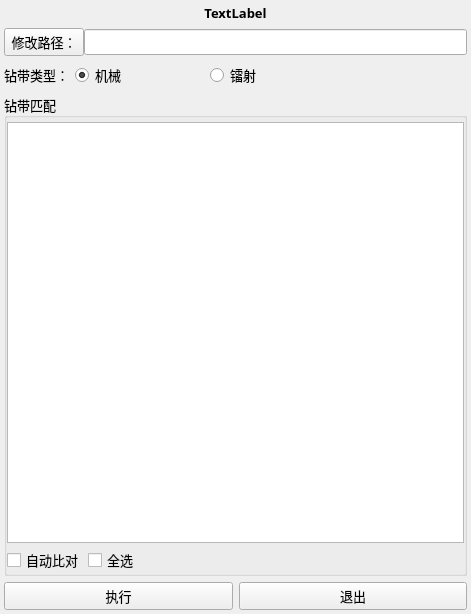
<?xml version="1.0" encoding="UTF-8"?>
<ui version="4.0">
 <class>Form</class>
 <widget class="QWidget" name="Form">
  <property name="geometry">
   <rect>
    <x>0</x>
    <y>0</y>
    <width>471</width>
    <height>614</height>
   </rect>
  </property>
  <property name="windowTitle">
   <string>钻带回读比对</string>
  </property>
  <layout class="QVBoxLayout" name="verticalLayout_2" stretch="0,0,0,1,0">
   <property name="spacing">
    <number>6</number>
   </property>
   <property name="leftMargin">
    <number>4</number>
   </property>
   <property name="topMargin">
    <number>4</number>
   </property>
   <property name="rightMargin">
    <number>4</number>
   </property>
   <property name="bottomMargin">
    <number>4</number>
   </property>
   <item>
    <widget class="QLabel" name="label_title">
     <property name="font">
      <font>
       <family>微软雅黑</family>
       <pointsize>10</pointsize>
       <weight>75</weight>
       <bold>true</bold>
      </font>
     </property>
     <property name="text">
      <string>TextLabel</string>
     </property>
     <property name="alignment">
      <set>Qt::AlignCenter</set>
     </property>
    </widget>
   </item>
   <item>
    <layout class="QHBoxLayout" name="horizontalLayout_2">
     <property name="spacing">
      <number>0</number>
     </property>
     <item>
      <widget class="QPushButton" name="pushButton_path">
       <property name="font">
        <font>
         <family>微软雅黑</family>
         <pointsize>10</pointsize>
        </font>
       </property>
       <property name="cursor">
        <cursorShape>PointingHandCursor</cursorShape>
       </property>
       <property name="text">
        <string>修改路径：</string>
       </property>
      </widget>
     </item>
     <item>
      <widget class="QLineEdit" name="lineEdit_path">
       <property name="font">
        <font>
         <family>微软雅黑</family>
         <pointsize>10</pointsize>
        </font>
       </property>
      </widget>
     </item>
    </layout>
   </item>
   <item>
    <layout class="QHBoxLayout" name="horizontalLayout_4">
     <item>
      <widget class="QLabel" name="label">
       <property name="font">
        <font>
         <family>微软雅黑</family>
         <pointsize>10</pointsize>
        </font>
       </property>
       <property name="text">
        <string>钻带类型：</string>
       </property>
      </widget>
     </item>
     <item>
      <layout class="QHBoxLayout" name="horizontalLayout_3" stretch="1,1,1">
       <item>
        <widget class="QRadioButton" name="radioButton_machinery">
         <property name="font">
          <font>
           <family>微软雅黑</family>
           <pointsize>10</pointsize>
          </font>
         </property>
         <property name="cursor">
          <cursorShape>PointingHandCursor</cursorShape>
         </property>
         <property name="text">
          <string>机械</string>
         </property>
         <property name="checked">
          <bool>true</bool>
         </property>
        </widget>
       </item>
       <item>
        <widget class="QRadioButton" name="radioButton_laser">
         <property name="font">
          <font>
           <family>微软雅黑</family>
           <pointsize>10</pointsize>
          </font>
         </property>
         <property name="cursor">
          <cursorShape>PointingHandCursor</cursorShape>
         </property>
         <property name="text">
          <string>镭射</string>
         </property>
        </widget>
       </item>
       <item>
        <spacer name="horizontalSpacer">
         <property name="orientation">
          <enum>Qt::Horizontal</enum>
         </property>
         <property name="sizeHint" stdset="0">
          <size>
           <width>40</width>
           <height>20</height>
          </size>
         </property>
        </spacer>
       </item>
      </layout>
     </item>
    </layout>
   </item>
   <item>
    <widget class="QGroupBox" name="groupBox">
     <property name="font">
      <font>
       <family>微软雅黑</family>
       <pointsize>10</pointsize>
      </font>
     </property>
     <property name="title">
      <string>钻带匹配</string>
     </property>
     <layout class="QVBoxLayout" name="verticalLayout">
      <property name="spacing">
       <number>4</number>
      </property>
      <property name="leftMargin">
       <number>0</number>
      </property>
      <property name="topMargin">
       <number>4</number>
      </property>
      <property name="rightMargin">
       <number>0</number>
      </property>
      <property name="bottomMargin">
       <number>0</number>
      </property>
      <item>
       <widget class="QTableWidget" name="tableWidget"/>
      </item>
      <item>
       <layout class="QHBoxLayout" name="horizontalLayout_5">
        <item>
         <widget class="QCheckBox" name="checkBox_auto_compare">
          <property name="cursor">
           <cursorShape>PointingHandCursor</cursorShape>
          </property>
          <property name="text">
           <string>自动比对</string>
          </property>
         </widget>
        </item>
        <item>
         <widget class="QCheckBox" name="checkBox_select_all">
          <property name="cursor">
           <cursorShape>PointingHandCursor</cursorShape>
          </property>
          <property name="text">
           <string>全选</string>
          </property>
         </widget>
        </item>
        <item>
         <spacer name="horizontalSpacer_2">
          <property name="orientation">
           <enum>Qt::Horizontal</enum>
          </property>
          <property name="sizeHint" stdset="0">
           <size>
            <width>40</width>
            <height>20</height>
           </size>
          </property>
         </spacer>
        </item>
       </layout>
      </item>
     </layout>
    </widget>
   </item>
   <item>
    <layout class="QHBoxLayout" name="horizontalLayout">
     <item>
      <widget class="QPushButton" name="pushButton_exec">
       <property name="minimumSize">
        <size>
         <width>0</width>
         <height>26</height>
        </size>
       </property>
       <property name="font">
        <font>
         <family>微软雅黑</family>
         <pointsize>10</pointsize>
         <weight>50</weight>
         <bold>false</bold>
        </font>
       </property>
       <property name="cursor">
        <cursorShape>PointingHandCursor</cursorShape>
       </property>
       <property name="text">
        <string>执行</string>
       </property>
      </widget>
     </item>
     <item>
      <widget class="QPushButton" name="pushButton_exit">
       <property name="minimumSize">
        <size>
         <width>0</width>
         <height>26</height>
        </size>
       </property>
       <property name="font">
        <font>
         <family>微软雅黑</family>
         <pointsize>10</pointsize>
         <weight>50</weight>
         <bold>false</bold>
        </font>
       </property>
       <property name="cursor">
        <cursorShape>PointingHandCursor</cursorShape>
       </property>
       <property name="text">
        <string>退出</string>
       </property>
      </widget>
     </item>
    </layout>
   </item>
  </layout>
 </widget>
 <resources/>
 <connections/>
</ui>
